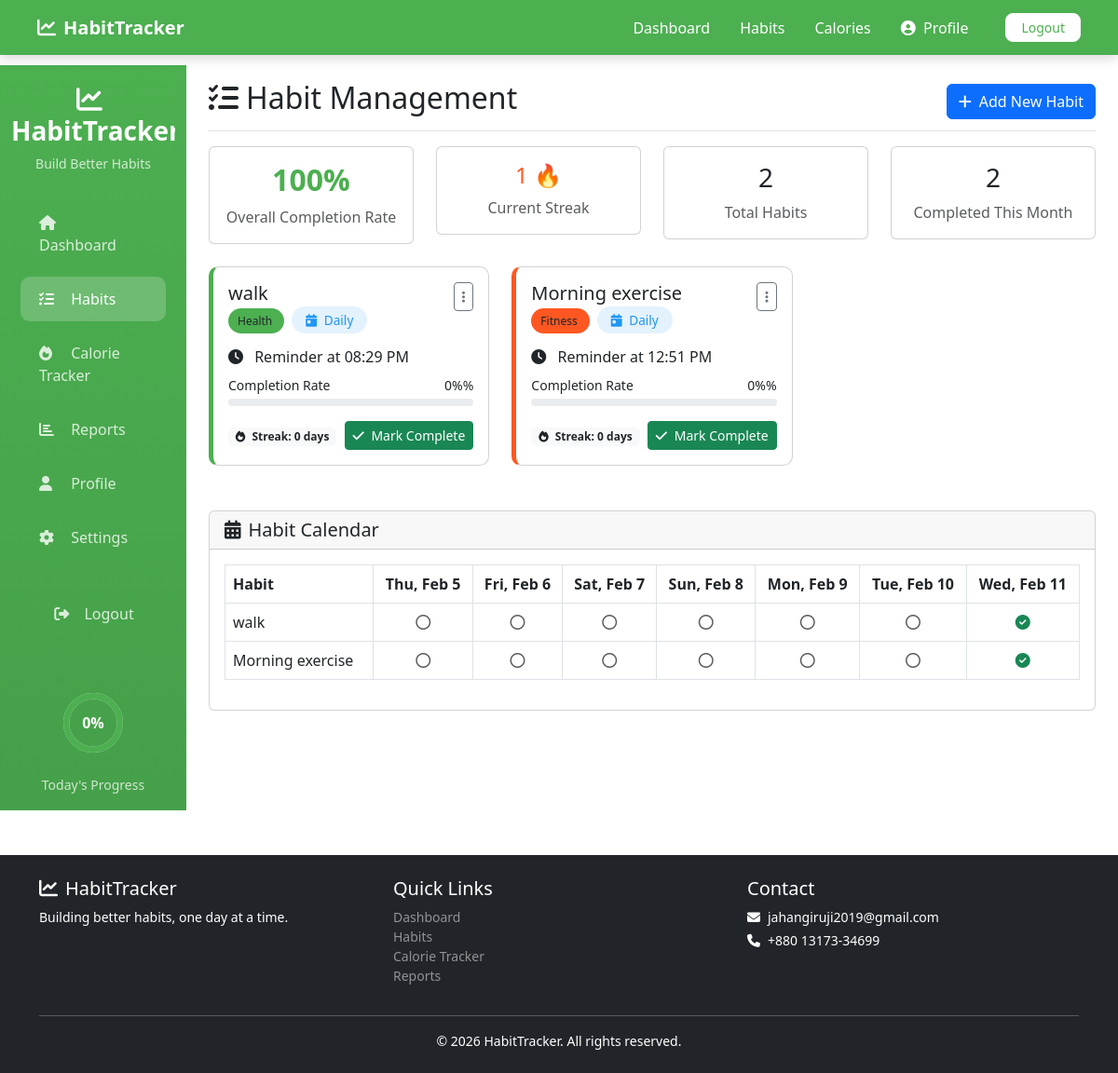
The page /views/user/habits.php (signed in) on the database its author committed.
### tables this page shows
CREATE TABLE `habits` (
  `id` int(11) NOT NULL,
  `user_id` int(11) NOT NULL,
  `name` varchar(100) NOT NULL,
  `description` text DEFAULT NULL,
  `category` varchar(50) NOT NULL,
  `frequency` enum('Daily','Weekly') DEFAULT 'Daily',
  `reminder_time` time DEFAULT NULL,
  `is_important` tinyint(4) DEFAULT 0,
  `is_active` tinyint(4) DEFAULT 1,
  `created_at` timestamp NOT NULL DEFAULT current_timestamp(),
  `updated_at` timestamp NOT NULL DEFAULT current_timestamp() ON UPDATE current_timestamp()
);

### models/Habit.php (called while the page is built, shortened)
<?php
class Habit {
    private $conn;
    public function __construct($db) {
        $this->conn = $db;
    }
    public function getAll($user_id) {
        $sql = "SELECT * FROM habits WHERE user_id = ? AND is_active = 1 ORDER BY created_at DESC";
        $stmt = $this->conn->prepare($sql);
        $stmt->bind_param("i", $user_id);
        $stmt->execute();
        $result = $stmt->get_result();
        $habits = [];
        while ($row = $result->fetch_assoc()) {
            $habits[] = $row;
        }
        return $habits;
    }
    public function getTodayHabits($user_id) {
        $today = date('Y-m-d');
        $day_of_week = date('w');
        $sql = "SELECT h.*,
                (SELECT COUNT(*) FROM habit_completions hc
                 WHERE hc.habit_id = h.id AND DATE(hc.completion_date) = ?) as completed
                FROM habits h
                WHERE h.user_id = ? AND h.is_active = 1
                AND (h.frequency = 'Daily' OR (h.frequency = 'Weekly' AND DAYOFWEEK(?) = ?))
                ORDER BY h.reminder_time ASC";
        $stmt = $this->conn->prepare($sql);
        $stmt->bind_param("sisi", $today, $user_id, $today, $day_of_week);
        $stmt->execute();
        $result = $stmt->get_result();
        $habits = [];
        while ($row = $result->fetch_assoc()) {
            $row['completed'] = (bool)$row['completed'];
            $habits[] = $row;
        }
        return $habits;
    }
    public function getCurrentStreak($user_id) {
        $sql = "SELECT COUNT(DISTINCT DATE(completion_date)) as streak
                FROM habit_completions hc
                JOIN habits h ON hc.habit_id = h.id
                WHERE h.user_id = ?
                AND hc.completion_date >= DATE_SUB(CURDATE(), INTERVAL 30 DAY)
                ORDER BY hc.completion_date DESC";
        $stmt = $this->conn->prepare($sql);
        $stmt->bind_param("i", $user_id);
        $stmt->execute();
        $result = $stmt->get_result();
        $row = $result->fetch_assoc();
        return $row['streak'] ?? 0;
    }
    public function getCategoryColor($category) {
        $colors = [
            'Health' => '#4CAF50',
            'Study' => '#2196F3',
            'Fitness' => '#FF5722',
            'Work' => '#9C27B0',
            'Personal' => '#FFC107',
            'Social' => '#00BCD4',
            'Other' => '#795548'
        ];
        return $colors[$category] ?? '#6c757d';
    }
   public function getCompletedHabitsToday($user_id) {
    $today = date('Y-m-d');
    $sql = "SELECT h.*
            FROM habits h
            JOIN habit_completions hc ON hc.habit_id = h.id
            WHERE h.user_id = ? AND DATE(hc.completion_date) = ?";
    $stmt = $this->conn->prepare($sql);
    $stmt->bind_param("is", $user_id, $today);
    $stmt->execute();
    $result = $stmt->get_result();
    $habits = [];
    return $habits;
}
public function isCompletedOnDate($habit_id, $date = null) {
    $sql = "SELECT COUNT(*) as count
            FROM habit_completions
            WHERE habit_id = ? AND DATE(completion_date) = ?";
    $stmt = $this->conn->prepare($sql);
    $stmt->bind_param("is", $habit_id, $date);
    $stmt->execute();
    $result = $stmt->get_result();
    $row = $result->fetch_assoc();
    return ($row['count'] > 0);
}
public function getMonthlyCompleted($user_id) {
    $start_date = date('Y-m-01');
    $end_date = date('Y-m-t');
    $sql = "SELECT COUNT(*) as completed
            FROM habit_completions hc
            JOIN habits h ON hc.habit_id = h.id
            WHERE h.user_id = ?
            AND DATE(hc.completion_date) BETWEEN ? AND ?";
    $stmt = $this->conn->prepare($sql);
    $stmt->bind_param("iss", $user_id, $start_date, $end_date);
    $stmt->execute();
    $result = $stmt->get_result();
    $row = $result->fetch_assoc();
    return $row['completed'] ?? 0;
}
public function getOverallCompletionRate($user_id) {
    $sql_total = "SELECT COUNT(*) as total FROM habits WHERE user_id = ? AND is_active = 1";
    $stmt_total = $this->conn->prepare($sql_total);
    $stmt_total->bind_param("i", $user_id);
    $stmt_total->execute();
    $result_total = $stmt_total->get_result();
    $row_total = $result_total->fetch_assoc();
    $total_habits = $row_total['total'] ?? 0;
    $sql_completed = "SELECT COUNT(*) as completed
                      FROM habit_completions hc
                      JOIN habits h ON hc.habit_id = h.id
                      WHERE h.user_id = ?";
    $stmt_completed = $this->conn->prepare($sql_completed);
    $stmt_completed->bind_param("i", $user_id);
    $stmt_completed->execute();
    $result_completed = $stmt_completed->get_result();
    $row_completed = $result_completed->fetch_assoc();
    $completed_count = $row_completed['completed'] ?? 0;
    $completion_rate = round(($completed_count / $total_habits) * 100);
    return $completion_rate;
}
public function getHabitStreak($user_id) {
    $sql = "SELECT id FROM habits WHERE user_id = ?";
    $stmt = $this->conn->prepare($sql);
    $stmt->bind_param("i", $user_id);
    $stmt->execute();
    $result = $stmt->get_result();
    $habit_ids = [];
    if(empty($habit_ids)) return 0;
    $longest_streak = 0;
    return $longest_streak;
}
}
?>

### views/user/habits.php (the view, shortened to what this page needs)
<?php
require_once '../../config/database.php';
require_once '../../models/Habit.php';
$user_id = $_SESSION['user_id'];
$habit = new Habit($conn);
$habits = $habit->getAll($user_id);
?>
<!DOCTYPE html>
<html lang="en" <?php echo $_SESSION['dark_mode'] ? 'data-bs-theme="dark"' : ''; ?>>
<head>
    <link href="https://cdn.jsdelivr.net/npm/bootstrap@5.3.0/dist/css/bootstrap.min.css" rel="stylesheet">
    <link rel="stylesheet" href="https://cdnjs.cloudflare.com/ajax/libs/font-awesome/6.4.0/css/all.min.css">
    <link rel="stylesheet" href="https://cdnjs.cloudflare.com/ajax/libs/bootstrap-icons/1.10.0/font/bootstrap-icons.min.css">
</head>
<body>
    <?php include '../../includes/header.php'; ?>
    <div class="container-fluid">
        <div class="row">
            <?php include '../../includes/sidebar.php'; ?>
            <main class="col-md-9 ms-sm-auto col-lg-10 px-md-4">
                <div class="d-flex justify-content-between flex-wrap flex-md-nowrap align-items-center pt-3 pb-2 mb-3 border-bottom">
                    <h1 class="h2">
                        <i class="fas fa-tasks me-2"></i>Habit Management
                    </h1>
                    <button class="btn btn-primary" data-bs-toggle="modal" data-bs-target="#addHabitModal">
                        <i class="fas fa-plus me-2"></i>Add New Habit
                    </button>
                </div>
                <div class="row mb-4">
                    <div class="col-md-3">
                        <div class="card">
                            <div class="card-body text-center">
                                <h3 class="completion-rate"><?php echo $habit->getOverallCompletionRate($user_id); ?>%</h3>
                                <p class="text-muted mb-0">Overall Completion Rate</p>
                            </div>
                        </div>
                    </div>
                    <div class="col-md-3">
                        <div class="card">
                            <div class="card-body text-center">
                                <h3 class="streak-count"><?php echo $habit->getCurrentStreak($user_id); ?> 🔥</h3>
                                <p class="text-muted mb-0">Current Streak</p>
                            </div>
                        </div>
                    </div>
                    <div class="col-md-3">
                        <div class="card">
                            <div class="card-body text-center">
                                <h3><?php echo count($habits); ?></h3>
                                <p class="text-muted mb-0">Total Habits</p>
                            </div>
                        </div>
                    </div>
                    <div class="col-md-3">
                        <div class="card">
                            <div class="card-body text-center">
                                <h3><?php echo $habit->getMonthlyCompleted($user_id); ?></h3>
                                <p class="text-muted mb-0">Completed This Month</p>
                            </div>
                        </div>
                    </div>
                </div>
                <div class="row">
                    <?php foreach ($habits as $h):
                        $streak = $habit->getHabitStreak($h['id']);
                    ?>
                        <div class="col-md-6 col-lg-4 mb-4">
                            <div class="card habit-card <?php echo strtolower($h['category']); ?>">
                                <div class="card-body">
                                    <div class="d-flex justify-content-between align-items-start mb-3">
                                        <div>
                                            <h5 class="card-title mb-1"><?php echo htmlspecialchars($h['name']); ?></h5>
                                            <span class="badge-category" style="background-color: <?php echo $habit->getCategoryColor($h['category']); ?>;">
                                                <?php echo $h['category']; ?>
                                            </span>
                                            <span class="frequency-badge ms-2">
                                                <i class="fas fa-<?php echo $h['frequency'] === 'Daily' ? 'calendar-day' : 'calendar-week'; ?> me-1"></i>
                                                <?php echo $h['frequency']; ?>
                                            </span>
                                        </div>
                                        <div class="dropdown">
                                            <button class="btn btn-sm btn-outline-secondary" type="button" data-bs-toggle="dropdown">
                                                <i class="fas fa-ellipsis-v"></i>
                                            </button>
                                        </div>
                                    </div>
                                    <?php if ($h['reminder_time']): ?>
                                        <p class="mb-2">
                                            <i class="fas fa-clock me-2"></i>
                                            Reminder at <?php echo date('h:i A', strtotime($h['reminder_time'])); ?>
                                        </p>
                                    <?php endif; ?>
                                    <div class="mb-3">
                                        <div class="d-flex justify-content-between mb-1">
                                            <small>Completion Rate</small>
                                            <small><?php echo isset($getWeeklyProgress['completion_rate']) ? $getWeeklyProgress['completion_rate'] . '%' : '0%';;
 ?>%</small>
                                        </div>
                                        <div class="progress" style="height: 8px;">
                                        </div>
                                    </div>
                                    <div class="d-flex justify-content-between align-items-center">
                                        <div>
                                            <span class="badge bg-light text-dark">
                                                <i class="fas fa-fire me-1"></i> Streak: <?php echo $streak; ?> days
                                            </span>
                                        </div>
                                        <button class="btn btn-sm btn-success mark-habit-complete"
                                                data-habit-id="<?php echo $h['id']; ?>"
                                                <?php echo $habit->getCompletedHabitsToday($h['id']) ? 'disabled' : ''; ?>>
                                            <i class="fas fa-check me-1"></i>
                                            <?php echo $habit->getCompletedHabitsToday($h['id']) ? 'Completed Today' : 'Mark Complete'; ?>
                                        </button>
                                    </div>
                                </div>
                            </div>
                        </div>
                    <?php endforeach; ?>
                </div>
                <div class="card mt-4">
                    <div class="card-header">
                        <h5 class="mb-0"><i class="fas fa-calendar-alt me-2"></i>Habit Calendar</h5>
                    </div>
                    <div class="card-body">
                        <div class="table-responsive">
                            <table class="table table-bordered">
                                <thead>
                                    <tr>
                                        <th>Habit</th>
                                        <?php
                                        $startDate = date('Y-m-d', strtotime('-7 days'));
                                        $dates = [];
                                        for ($i = 0; $i < 7; $i++) {
                                            $date = date('Y-m-d', strtotime($startDate . " +$i days"));
                                            $dates[] = $date;
                                        }
                                        foreach ($dates as $date): ?>
                                            <th class="text-center <?php echo $date === date('Y-m-d') ? 'bg-light' : ''; ?>">
                                                <?php echo date('D, M j', strtotime($date)); ?>
                                            </th>
                                        <?php endforeach; ?>
                                    </tr>
                                </thead>
                                <tbody>
                                    <?php foreach ($habits as $h): ?>
                                        <tr>
                                            <td><?php echo htmlspecialchars($h['name']); ?></td>
                                            <?php foreach ($dates as $date): ?>
                                                <td class="text-center">
                                                    <?php if ($habit->isCompletedOnDate($h['id'], $date)): ?>
                                                        <i class="fas fa-check-circle text-success" title="Completed"></i>
                                                    <?php else: ?>
                                                        <i class="far fa-circle text-muted" title="Not completed"></i>
                                                    <?php endif; ?>
                                                </td>
                                            <?php endforeach; ?>
                                        </tr>
                                    <?php endforeach; ?>
                                </tbody>
                            </table>
                        </div>
                    </div>
                </div>
            </main>
        </div>
    </div>
<?php include '../../includes/footer.php'; ?>
</body>
</html>

### views/user/habits.php (style rules this page uses)
.habit-card { border-left: 5px solid #4CAF50; transition: all 0.3s; border-radius: 10px; }
.habit-card.health { border-left-color: #4CAF50; }
.habit-card.fitness { border-left-color: #FF5722; }
.badge-category { font-size: 0.75rem; padding: 5px 10px; border-radius: 20px; }
.frequency-badge { background-color: #e3f2fd; color: #2196F3; padding: 5px 15px; border-radius: 20px; font-size: 0.85rem; }
.completion-rate { font-size: 2rem; font-weight: bold; color: #4CAF50; }
.streak-count { font-size: 1.5rem; color: #FF5722; animation: pulse 2s infinite; }
:root { --primary-color: #4CAF50; --secondary-color: #2196F3; --danger-color: #f44336; --warning-color: #ff9800; --dark-bg: #1a1a1a; --dark-card: #2d2d2d; }

### includes/header.php (style rules this page uses)
body { padding-top: 70px; }

### rows shown on the page
habits: name "walk", category "Health", frequency "Daily", reminder_time "08:29 PM", streak "0"
habits: name "Morning exercise", category "Fitness", frequency "Daily", reminder_time "12:51 PM", streak "0"

### other values the page prints
$_SESSION['username'] "Profile"
$completion_rate "0"
$habit->getOverallCompletionRate($user_id) "100"
$habit->getCurrentStreak($user_id) "1"
count($habits) "2"
$habit->getMonthlyCompleted($user_id) "2"
date('D, M j', strtotime($date)) "Thu, Feb 5"
date('D, M j', strtotime($date)) "Fri, Feb 6"
date('D, M j', strtotime($date)) "Sat, Feb 7"
date('D, M j', strtotime($date)) "Sun, Feb 8"
date('D, M j', strtotime($date)) "Mon, Feb 9"
date('D, M j', strtotime($date)) "Tue, Feb 10"
date('D, M j', strtotime($date)) "Wed, Feb 11"
